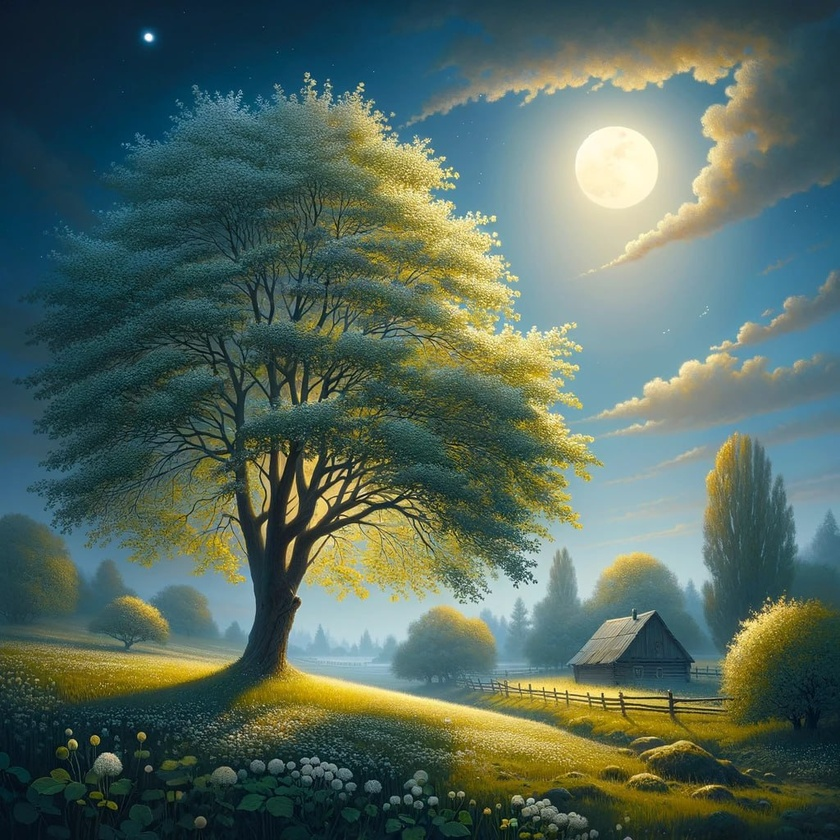
#> input picture images/1.jpg, 840 x 840 px, shrunk from 1024 x 1024 before the run; its folder holds only this picture in this run
$ python put_font.py   (older library calls are emulated)
#> lines starting #> are read from the running program, lines starting #| are printed output that depends on the picture
import os
import json

from PIL import Image, ImageDraw, ImageFont

font_path = "/home/oleksandr/Downloads/KyivType/KyivType2020-14-12/KyivType-NoVariable/TTF/KyivTypeSans-Heavy.ttf"
font_size = 60
font_color = (255, 255, 255)
background_color = (0, 0, 0, 128)
background_color_with_opacity = (*background_color[:-1], int(0.2 * 255))
font = ImageFont.truetype(font_path, font_size)


def create_slides(img_path, segment_text, out_folder):
#> called with img_path = 'images/1.jpg', out_folder = 'output_folder_0'
    with open('transcription.json') as f:
#> (reads transcription.json from the repository)
        transcription = json.load(f)
        transcription = transcription['word_segments']
        transcription_words = [word['word'] for word in transcription]
        transcription_words = [
            transcription_word.replace('.', '').replace('?', '').replace('!', '').replace(',', '').lower() for
            transcription_word in transcription_words]

    os.makedirs(out_folder, exist_ok=True)
    text_lines = segment_text.split('\n')
    time_config = {}
    last_words_global = []

    for i, text_i in enumerate(text_lines):
        text_y = 50
        text_x = 50
        image = Image.open(img_path)
#> image is the input picture: PIL image 840x840 RGB; mean R, G, B 84.4, 104.7, 93.7
        draw = ImageDraw.Draw(image)
        words = text_i.split(' ')
        words_cat = []
        for word in words:
            if len(words_cat) and len(words_cat[-1]) < 7 and all(
                    sign not in words_cat[-1] for sign in ['.', '!', '?', ':', ',']):
                words_cat[-1] += ' ' + word
            else:
                words_cat.append(word)
        last_words = [words.split(" ")[-1] for words in words_cat]
        last_words = [last_word.replace('.', '').replace('?', '').replace('!', '').replace(',', '').lower()
                      for last_word in last_words]
        last_words_global.append(last_words)

        for j, word in enumerate(words_cat):
            text_size = draw.textsize(word, font=font)
            text_size = (text_size[0], 65)
            text_y += text_size[1] + 20
            draw.rectangle([text_x, text_y, text_x + text_size[0], text_y + text_size[1]],
                           fill=background_color_with_opacity)
            draw.text((text_x, text_y), word, font=font, fill=font_color)
            image.save(f"{out_folder}/output_image_{i}_{j}.jpg")
#> this loop made 6 passes
#> (text_size, text_y) on passes 1 to 6: ((331, 65), 135), ((245, 65), 220), ((344, 65), 305), ((277, 65), 390), ((237, 65), 475), ((160, 65), 560)
#> pass 1, in create_slides, `image.save(f"{out_folder}/output_image_{i}_{j}.jpg")`:
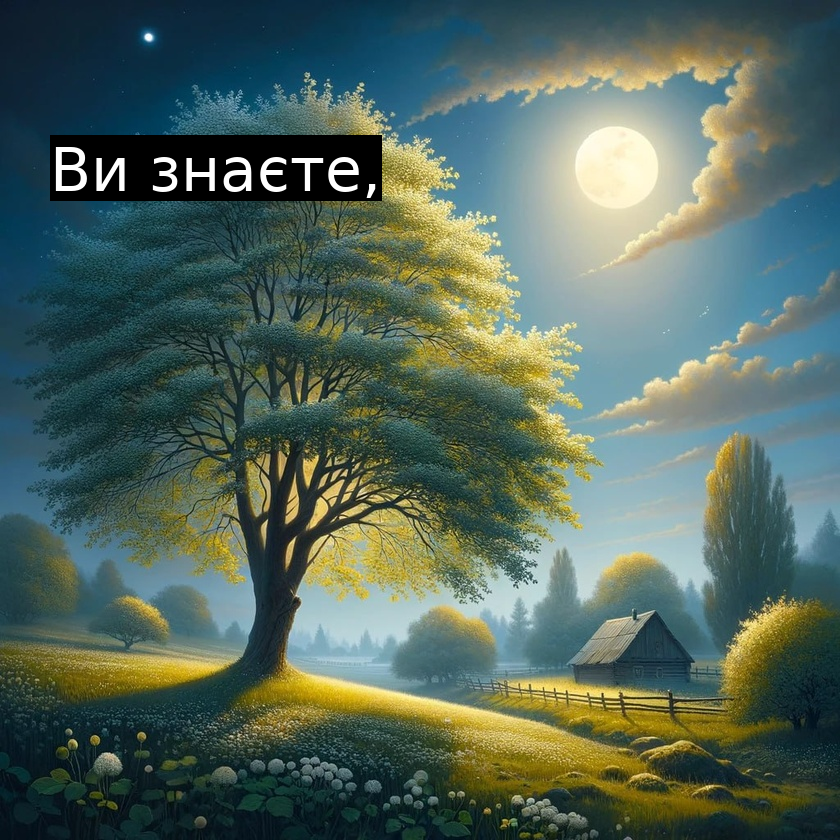
#> saved as output_image_0_0.jpg: PIL image 840x840 RGB; mean R, G, B 84.4, 103.5, 92.5
#> pass 2, in create_slides, `image.save(f"{out_folder}/output_image_{i}_{j}.jpg")`:
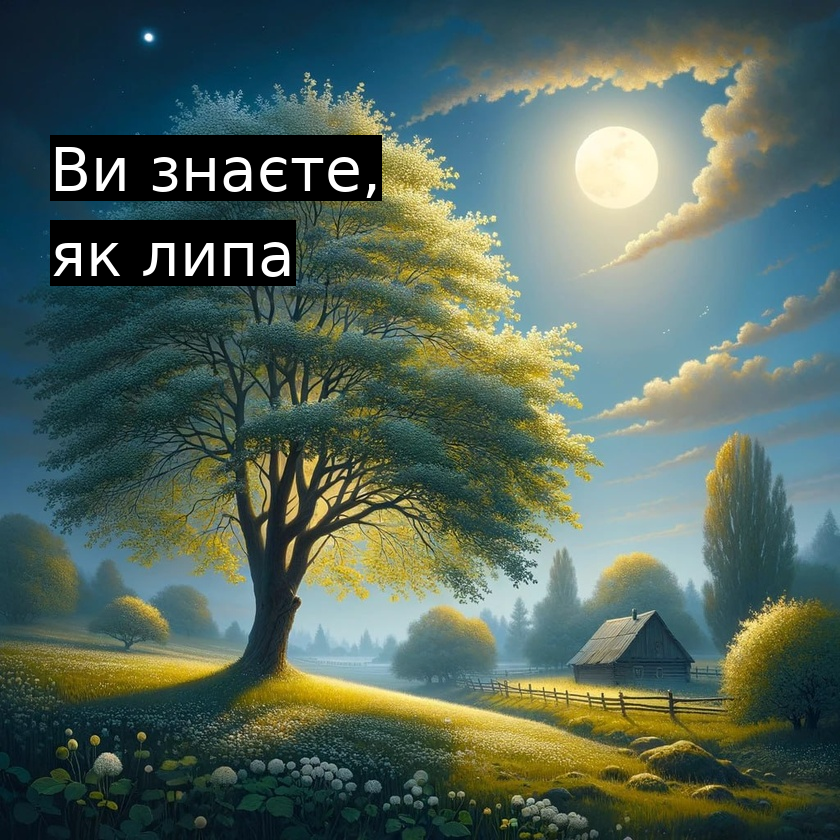
#> saved as output_image_0_1.jpg: PIL image 840x840 RGB; mean R, G, B 84.6, 102.9, 91.8
#> after the loop:
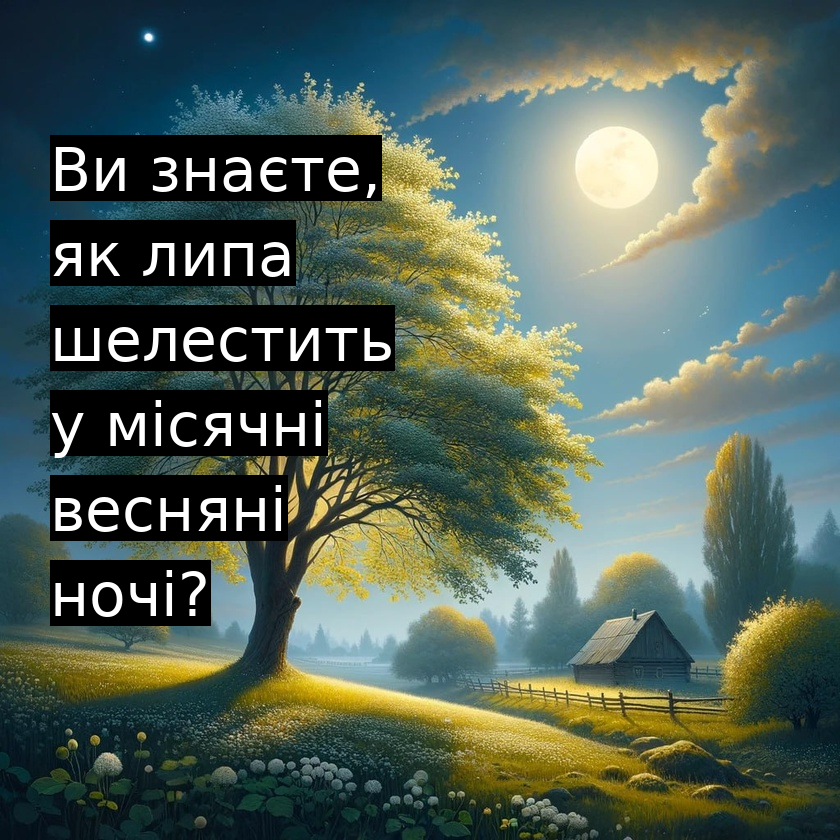
#> image: PIL image 840x840 RGB; mean R, G, B 83.2, 99.3, 89
#> after the loop, text_y = 560

    for i, (last_words) in enumerate(last_words_global):
        time_config[i] = []
        for j, word in enumerate(last_words):
            try:
                index = transcription_words.index(word)
                for id in range(index):
                    transcription_words[id] = None
                end = transcription[index]['end']
            except Exception as e:
                print(e)
                end = None
            time_config[i].append(end)
#> after the loop, time_config = {0: [0.67, 1.29, 2.05, 2.81, 3.37, 3.83]}; transcription_words = 55 items
    with open(os.path.join(out_folder, 'time_config.json'), 'w') as f:
        json.dump(time_config, f)


if __name__ == '__main__':
    texts = '''Ви знаєте, як липа шелестить у місячні весняні ночі?
Кохана спить, кохана спить, Піди збуди, цілуй їй очі. Кохана спить…
Ви чули ж бо: так липа шелестить.
Ви знаєте, як сплять старі гаї? Вони все бачать крізь тумани.
Ось місяць, зорі, солов'ї "Я твій" — десь чують дідугани
А солов'ї! Та ви вже знаєте, як сплять гаї!'''.split('\n')
    images = [os.path.join('images', img) for img in os.listdir('images')]
    images.sort()

    for img_i, (text, img) in enumerate(zip(texts, images)):
        create_slides(img, text, f'output_folder_{img_i}')
